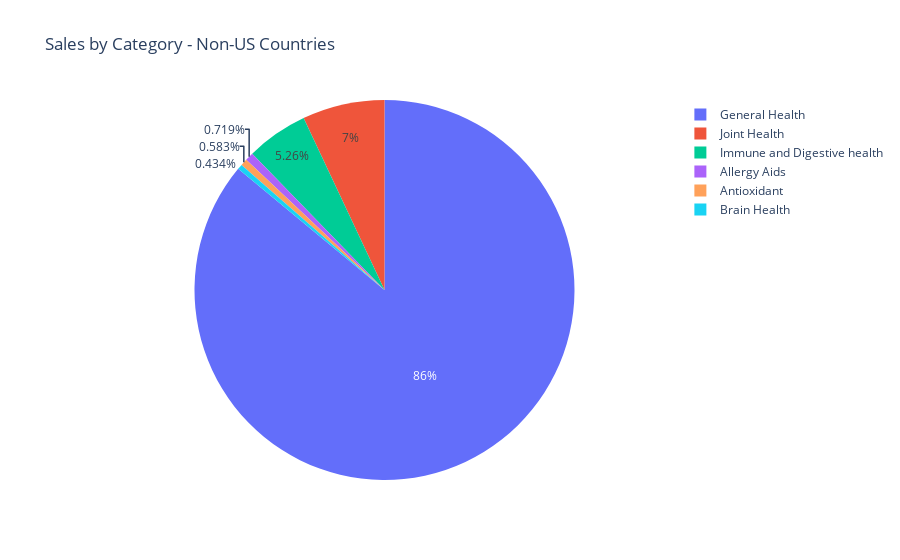

Notebook code cell kept with this figure:
### Code cell
# Plotly pie chart - net sales by "category" column value
fig = px.pie(per_category_sales, names ="category", values = "net_sales", title="Sales by Category - Non-US Countries",
        labels={"category" : 'Category', "net_sales" :'Sales in $'})


fig.show()

### Figure 1 — Plotly figure (JSON) as saved in the notebook; plotly's stock layout.template omitted (floating-point values rounded to 4 significant figures)
{"data": [{"domain": {"x": [0, 1], "y": [0, 1]}, "hovertemplate": "Category=%{label}<br>Sales in $=%{value}<extra></extra>", "labels": ["Allergy Aids", "Antioxidant", "Brain Health", "General Health", "Immune and Digestive health", "Joint Health"], "legendgroup": "", "name": "", "showlegend": true, "type": "pie", "values": [2814.0, 2281.0, 1700.0, 336800.0, 20590.0, 27420.0]}], "layout": {"legend": {"tracegroupgap": 0}, "title": {"text": "Sales by Category - Non-US Countries"}}}
